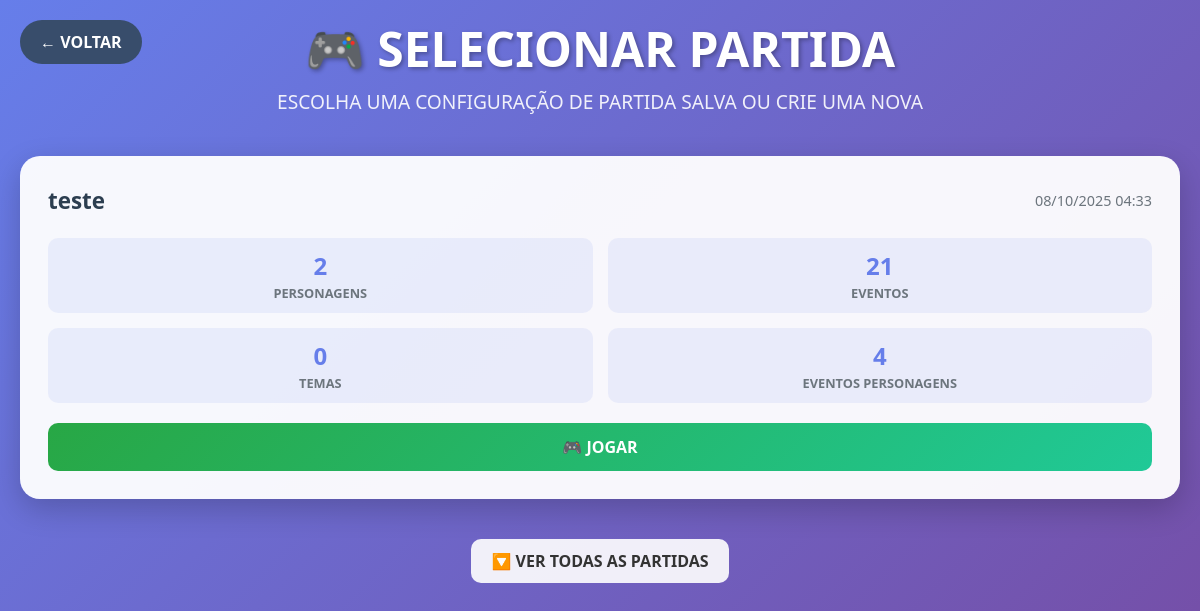
Page /selecionarPartida.php on the committed database.
### tables this page shows
CREATE TABLE `tbconfiguracaopartida` (
  `idConfiguracao` int(11) NOT NULL,
  `nomeConfiguracao` varchar(100) NOT NULL,
  `personagens` longtext NOT NULL CHECK (json_valid(`personagens`)),
  `eventosPersonagem` longtext NOT NULL CHECK (json_valid(`eventosPersonagem`)),
  `temasSelecionados` longtext NOT NULL CHECK (json_valid(`temasSelecionados`)),
  `eventosSelecionados` longtext NOT NULL CHECK (json_valid(`eventosSelecionados`)),
  `eventosCasas` longtext NOT NULL CHECK (json_valid(`eventosCasas`)),
  `dataCriacao` timestamp NOT NULL DEFAULT current_timestamp(),
  `dataModificacao` timestamp NOT NULL DEFAULT current_timestamp() ON UPDATE current_timestamp(),
  `ativo` tinyint(1) DEFAULT 1
);

### selecionarPartida.php (the view, shortened to what this page needs)
<?php
include('./banco/conexao.php');
?>
<!DOCTYPE html>
<html lang="pt-BR">
<head>
    <link href="https://cdn.jsdelivr.net/npm/bootstrap@5.3.7/dist/css/bootstrap.min.css" rel="stylesheet">
</head>
<body>
    <a href="./index/index.php" class="back-btn">← VOLTAR</a>
    <div class="container">
        <div class="header">
            <h1>🎮 SELECIONAR PARTIDA</h1>
            <p>ESCOLHA UMA CONFIGURAÇÃO DE PARTIDA SALVA OU CRIE UMA NOVA</p>
        </div>
        <?php
        $stmt = $pdo->query("SELECT * FROM tbConfiguracaoPartida WHERE ativo = 1 ORDER BY dataCriacao DESC");
        $partidas = $stmt->fetchAll(PDO::FETCH_ASSOC);
        if (empty($partidas)) {
            echo "<div class='no-partidas'>";
            echo "<h3>🎯 NENHUMA PARTIDA CONFIGURADA</h3>";
            echo "<p>VOCÊ AINDA NÃO TEM NENHUMA CONFIGURAÇÃO DE PARTIDA SALVA.</p>";
            if (isset($_SESSION['admin_logado']) && $_SESSION['admin_logado'] === true) {
                echo "<a href='Adm/configurarPartida.php' class='btn-criar-partida'>⚙️ CRIAR NOVA PARTIDA</a>";
            } else {
                echo "<a href='login/login.php' class='btn-criar-partida'>🔐 FAZER LOGIN COMO ADMIN</a>";
            }
            echo "</div>";
        } else {
            $ultima = $partidas[0];
            echo "<div class='partidas-grid'>";
            echo gerarCard($ultima);
            echo "</div>";
            if (count($partidas) > 1) {
                echo "<div style='text-align: center; margin-top: 20px;'>
                        <button id='toggleBtn'>🔽 VER TODAS AS PARTIDAS</button>
                      </div>";
            }
        }
        function gerarCard($partida)
        {
            $personagens = json_decode($partida['personagens'], true);
            $temas = json_decode($partida['temasSelecionados'], true);
            $eventos = json_decode($partida['eventosSelecionados'], true);
            $eventosPersonagem = json_decode($partida['eventosPersonagem'], true);
            echo "<div class='partida-card'>";
            echo "<div class='partida-header'>";
            echo "<div class='partida-nome'>{$partida['nomeConfiguracao']}</div>";
            echo "<div class='partida-data'>" . date('d/m/Y H:i', strtotime($partida['dataCriacao'])) . "</div>";
            echo "</div>";
            echo "<div class='partida-stats'>";
            echo "<div class='stat-item'><div class='stat-number'>" . count($personagens) . "</div><div class='stat-label'>PERSONAGENS</div></div>";
            echo "<div class='stat-item'><div class='stat-number'>" . count($eventos) . "</div><div class='stat-label'>EVENTOS</div></div>";
            echo "<div class='stat-item'><div class='stat-number'>" . count($temas) . "</div><div class='stat-label'>TEMAS</div></div>";
            echo "<div class='stat-item'><div class='stat-number'>" . count($eventosPersonagem) . "</div><div class='stat-label'>EVENTOS PERSONAGENS</div></div>";
            echo "</div>";
            echo "<div class='partida-actions'>";
            echo "<a href='carregarPartida.php?id={$partida['idConfiguracao']}' class='btn-partida btn-jogar'>🎮 JOGAR</a>";
            echo "</div>";
            echo "</div>";
            return ob_get_clean();
        }
        ?>
    </div>
</body>
</html>

### selecionarPartida.php (style rules this page uses)
body { background: linear-gradient(135deg, #667eea 0%, #764ba2 100%); min-height: 100vh; font-family: 'Segoe UI', Tahoma, Geneva, Verdana, sans-serif; }
.container { max-width: 1200px; margin: 0 auto; padding: 20px; }
.header { text-align: center; margin-bottom: 40px; color: white; }
.header h1 { font-size: 3rem; font-weight: bold; margin-bottom: 10px; text-shadow: 2px 2px 4px rgba(0, 0, 0, 0.3); }
.header p { font-size: 1.2rem; opacity: 0.9; }
.partidas-grid { display: grid; grid-template-columns: repeat(auto-fit, minmax(350px, 1fr)); gap: 25px; margin-bottom: 40px; }
.partida-card { background: rgba(255, 255, 255, 0.95); border-radius: 20px; padding: 25px; box-shadow: 0 10px 30px rgba(0, 0, 0, 0.2); transition: all 0.3s ease; cursor: pointer; border: 3px solid transparent; }
.partida-header { display: flex; justify-content: space-between; align-items: center; margin-bottom: 20px; }
.partida-nome { font-size: 1.4rem; font-weight: bold; color: #2c3e50; }
.partida-data { font-size: 0.9rem; color: #6c757d; }
.partida-stats { display: grid; grid-template-columns: repeat(2, 1fr); gap: 15px; margin-bottom: 20px; }
.stat-item { text-align: center; padding: 10px; background: rgba(102, 126, 234, 0.1); border-radius: 10px; }
.stat-number { font-size: 1.5rem; font-weight: bold; color: #667eea; }
.stat-label { font-size: 0.8rem; color: #6c757d; font-weight: bold; }
.partida-actions { display: flex; gap: 10px; }
.btn-partida { flex: 1; padding: 12px; border: none; border-radius: 10px; font-weight: bold; text-decoration: none; text-align: center; transition: all 0.3s ease; cursor: pointer; }
.btn-jogar { background: linear-gradient(135deg, #28a745, #20c997); color: white; }
.back-btn { position: fixed; top: 20px; left: 20px; background: rgba(52, 73, 94, 0.9); color: white; border: none; padding: 10px 20px; border-radius: 25px; text-decoration: none; font-weight: bold; transition: background 0.3s ease; z-index: 9999; }
#toggleBtn { background: rgba(255, 255, 255, 0.9); color: #333; font-weight: bold; border-radius: 10px; border: none; padding: 10px 20px; cursor: pointer; transition: all 0.3s ease; }

### rows in the picture
tbconfiguracaopartida: nomeConfiguracao "teste", dataCriacao "08/10/2025 04:33", personagens "2", eventosSelecionados "21", temasSelecionados "0", eventosPersonagem "4"
